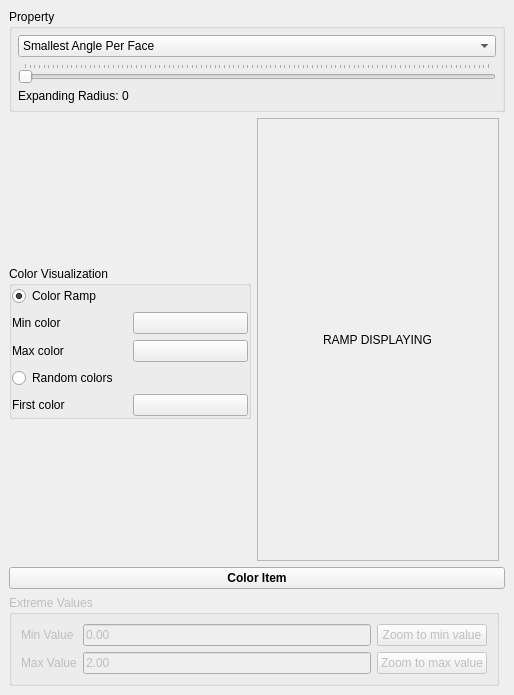
<?xml version="1.0" encoding="UTF-8"?>
<ui version="4.0">
 <class>DisplayPropertyWidget</class>
 <widget class="QDockWidget" name="DisplayPropertyWidget">
  <property name="enabled">
   <bool>true</bool>
  </property>
  <property name="geometry">
   <rect>
    <x>0</x>
    <y>0</y>
    <width>514</width>
    <height>695</height>
   </rect>
  </property>
  <property name="minimumSize">
   <size>
    <width>514</width>
    <height>695</height>
   </size>
  </property>
  <property name="windowTitle">
   <string>Property Display</string>
  </property>
  <widget class="QWidget" name="dockWidgetContents">
   <layout class="QGridLayout" name="gridLayout_3">
    <item row="9" column="0" colspan="2">
     <widget class="QPushButton" name="colorizeButton">
      <property name="font">
       <font>
        <family>Cantarell</family>
        <bold>true</bold>
       </font>
      </property>
      <property name="text">
       <string>Color Item</string>
      </property>
     </widget>
    </item>
    <item row="0" column="0" colspan="2">
     <widget class="QGroupBox" name="propertyGroup">
      <property name="enabled">
       <bool>true</bool>
      </property>
      <property name="title">
       <string>Property</string>
      </property>
      <property name="flat">
       <bool>false</bool>
      </property>
      <property name="checkable">
       <bool>false</bool>
      </property>
      <layout class="QVBoxLayout" name="verticalLayout_2">
       <property name="leftMargin">
        <number>6</number>
       </property>
       <property name="topMargin">
        <number>6</number>
       </property>
       <property name="rightMargin">
        <number>6</number>
       </property>
       <property name="bottomMargin">
        <number>6</number>
       </property>
       <item>
        <widget class="QComboBox" name="propertyBox">
         <property name="sizeAdjustPolicy">
          <enum>QComboBox::AdjustToContents</enum>
         </property>
         <item>
          <property name="text">
           <string>Smallest Angle Per Face</string>
          </property>
         </item>
         <item>
          <property name="text">
           <string>Scaled Jacobian</string>
          </property>
         </item>
         <item>
          <property name="text">
           <string>Heat Intensity</string>
          </property>
         </item>
         <item>
          <property name="text">
           <string>Heat Intensity (Intrinsic Delaunay)</string>
          </property>
         </item>
        </widget>
       </item>
       <item>
        <widget class="QSlider" name="expandingRadiusSlider">
         <property name="enabled">
          <bool>true</bool>
         </property>
         <property name="minimum">
          <number>0</number>
         </property>
         <property name="maximum">
          <number>100</number>
         </property>
         <property name="tracking">
          <bool>true</bool>
         </property>
         <property name="orientation">
          <enum>Qt::Horizontal</enum>
         </property>
         <property name="invertedAppearance">
          <bool>false</bool>
         </property>
         <property name="invertedControls">
          <bool>false</bool>
         </property>
         <property name="tickPosition">
          <enum>QSlider::TicksAbove</enum>
         </property>
        </widget>
       </item>
       <item>
        <widget class="QLabel" name="expandingRadiusLabel">
         <property name="enabled">
          <bool>true</bool>
         </property>
         <property name="text">
          <string>Expanding Radius: 0</string>
         </property>
        </widget>
       </item>
      </layout>
     </widget>
    </item>
    <item row="11" column="0">
     <widget class="QGroupBox" name="extremeValuesGroup">
      <property name="enabled">
       <bool>false</bool>
      </property>
      <property name="title">
       <string>Extreme Values</string>
      </property>
      <layout class="QGridLayout" name="gridLayout">
       <item row="0" column="0">
        <widget class="QLabel" name="extremeValuesMinLabel">
         <property name="text">
          <string>Min Value</string>
         </property>
        </widget>
       </item>
       <item row="2" column="0">
        <widget class="QLabel" name="extremeValuesMaxLabel">
         <property name="text">
          <string>Max Value</string>
         </property>
        </widget>
       </item>
       <item row="2" column="1">
        <widget class="DoubleEdit" name="maxBox">
         <property name="text">
          <string>2.00</string>
         </property>
         <property name="readOnly">
          <bool>true</bool>
         </property>
        </widget>
       </item>
       <item row="2" column="2">
        <widget class="QPushButton" name="zoomToMaxButton">
         <property name="text">
          <string>Zoom to max value</string>
         </property>
        </widget>
       </item>
       <item row="0" column="2">
        <widget class="QPushButton" name="zoomToMinButton">
         <property name="text">
          <string>Zoom to min value</string>
         </property>
        </widget>
       </item>
       <item row="0" column="1">
        <widget class="DoubleEdit" name="minBox">
         <property name="text">
          <string>0.00</string>
         </property>
         <property name="frame">
          <bool>true</bool>
         </property>
         <property name="readOnly">
          <bool>true</bool>
         </property>
        </widget>
       </item>
      </layout>
     </widget>
    </item>
    <item row="1" column="0">
     <layout class="QGridLayout" name="ColoringGroup" columnstretch="0,0">
      <item row="6" column="0">
       <spacer name="verticalSpacer_4">
        <property name="orientation">
         <enum>Qt::Vertical</enum>
        </property>
        <property name="sizeHint" stdset="0">
         <size>
          <width>20</width>
          <height>40</height>
         </size>
        </property>
       </spacer>
      </item>
      <item row="4" column="1" rowspan="3">
       <widget class="QScrollArea" name="scrollArea">
        <property name="widgetResizable">
         <bool>true</bool>
        </property>
        <widget class="QWidget" name="scrollAreaWidgetContents">
         <property name="geometry">
          <rect>
           <x>0</x>
           <y>0</y>
           <width>236</width>
           <height>335</height>
          </rect>
         </property>
         <layout class="QGridLayout" name="gridLayout_5">
          <item row="0" column="0" alignment="Qt::AlignHCenter">
           <widget class="QLabel" name="legendLabel">
            <property name="text">
             <string>RAMP DISPLAYING</string>
            </property>
           </widget>
          </item>
         </layout>
        </widget>
       </widget>
      </item>
      <item row="5" column="0">
       <widget class="QGroupBox" name="coloringChoiceGroup">
        <property name="title">
         <string>Color Visualization</string>
        </property>
        <layout class="QGridLayout" name="gridLayout_2" columnstretch="50,50">
         <property name="leftMargin">
          <number>0</number>
         </property>
         <property name="topMargin">
          <number>0</number>
         </property>
         <property name="rightMargin">
          <number>0</number>
         </property>
         <property name="bottomMargin">
          <number>0</number>
         </property>
         <item row="5" column="1">
          <widget class="QPushButton" name="maxColorButton">
           <property name="text">
            <string/>
           </property>
          </widget>
         </item>
         <item row="5" column="0">
          <widget class="QLabel" name="maxColorLabel">
           <property name="text">
            <string>Max color</string>
           </property>
          </widget>
         </item>
         <item row="3" column="1">
          <widget class="QPushButton" name="minColorButton">
           <property name="styleSheet">
            <string notr="true"/>
           </property>
           <property name="text">
            <string/>
           </property>
          </widget>
         </item>
         <item row="2" column="0" colspan="2">
          <widget class="QRadioButton" name="colorRampRadioButton">
           <property name="text">
            <string>Color Ramp</string>
           </property>
           <property name="checked">
            <bool>true</bool>
           </property>
          </widget>
         </item>
         <item row="10" column="1">
          <widget class="QPushButton" name="initColorButton">
           <property name="text">
            <string/>
           </property>
          </widget>
         </item>
         <item row="3" column="0">
          <widget class="QLabel" name="minColorLabel">
           <property name="text">
            <string>Min color</string>
           </property>
          </widget>
         </item>
         <item row="10" column="0">
          <widget class="QLabel" name="initColorLabel">
           <property name="text">
            <string>First color</string>
           </property>
          </widget>
         </item>
         <item row="8" column="0">
          <widget class="QRadioButton" name="randomColorsRadioButton">
           <property name="text">
            <string>Random colors</string>
           </property>
          </widget>
         </item>
        </layout>
       </widget>
      </item>
      <item row="3" column="0">
       <layout class="QGridLayout" name="gridLayout_6"/>
      </item>
      <item row="4" column="0">
       <spacer name="verticalSpacer">
        <property name="orientation">
         <enum>Qt::Vertical</enum>
        </property>
        <property name="sizeHint" stdset="0">
         <size>
          <width>20</width>
          <height>40</height>
         </size>
        </property>
       </spacer>
      </item>
     </layout>
    </item>
   </layout>
  </widget>
 </widget>
 <customwidgets>
  <customwidget>
   <class>DoubleEdit</class>
   <extends>QLineEdit</extends>
   <header>CGAL_double_edit.h</header>
  </customwidget>
 </customwidgets>
 <resources/>
 <connections/>
</ui>
